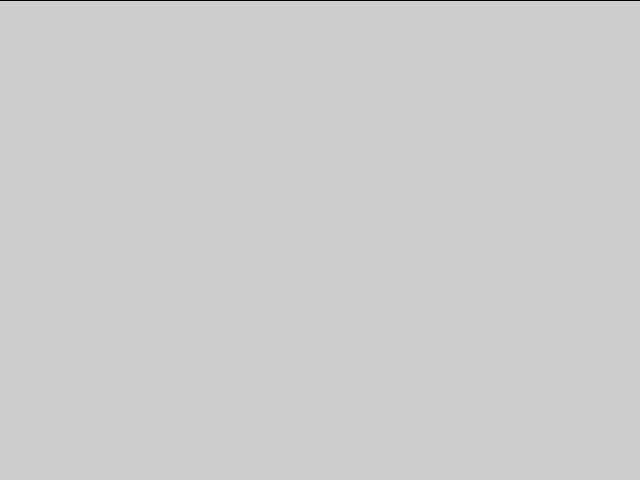
Frame 1 (no input)
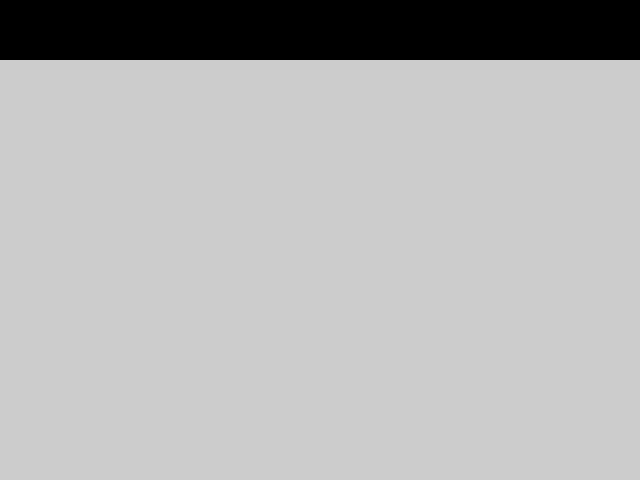
Frame 60 (the mouse pressed at the canvas centre just before this capture)
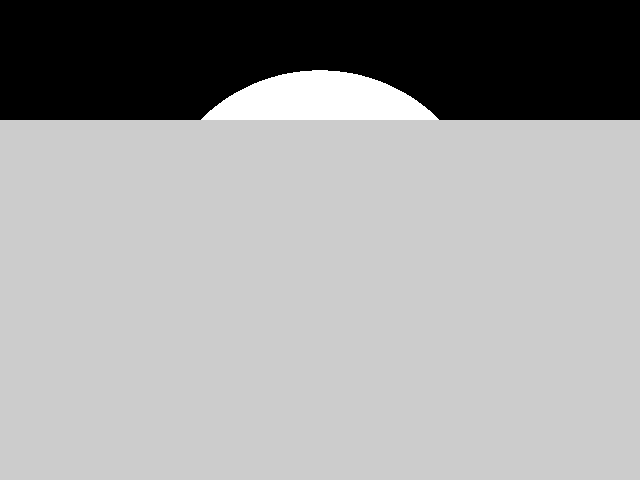
Frame 120 (the mouse held since frame 60 and released just before this capture)

The Processing sketch that drew these frames (run headless with seeded random() and noise(); from frame 60 on, the mouse is pressed at the canvas centre):

// Processing sketch: processing_155259
// ── processing_155259.pde

void setup() {
  size(640, 480);
}

int y = 0;

void draw() {
  for (int x = 0; x < width; ++x) {
    color c = calcPixelColor(x, y);
    set(x, y, c);
  }

  if (++y >= height) {
    //save("output.png");
    noLoop();
  }
}

float ox = 0, oy = 0, oz = 3;  
float cx = 0, cy = 0, cz = 0;  
float r = 1;                   

color calcPixelColor(int x, int y) {
  float imagePlane = height;
  float dx =   x + 0.5 - width / 2;
  float dy = -(y + 0.5 - height / 2);
  float dz = -imagePlane;
  if (intersectRaySphere(ox, oy, oz, dx, dy, dz, cx, cy, cz, r)) {
    return color(255, 255, 255); 
  } else {
    return color(0, 0, 0);     
  }
}

boolean intersectRaySphere(float ox, float oy, float oz,
                           float dx, float dy, float dz,
                           float cx, float cy, float cz, float r) {
  float a = sq(dx) + sq(dy) + sq(dz);
  float b = 2 * (dx*(ox-cx) + dy*(oy-cy) + dz*(oz-cz));
  float c = sq(ox-cx) + sq(oy-cy) + sq(oz-cz) - sq(r);
  float d = b * b - 4 * a * c;
  return d >= 0;
}
